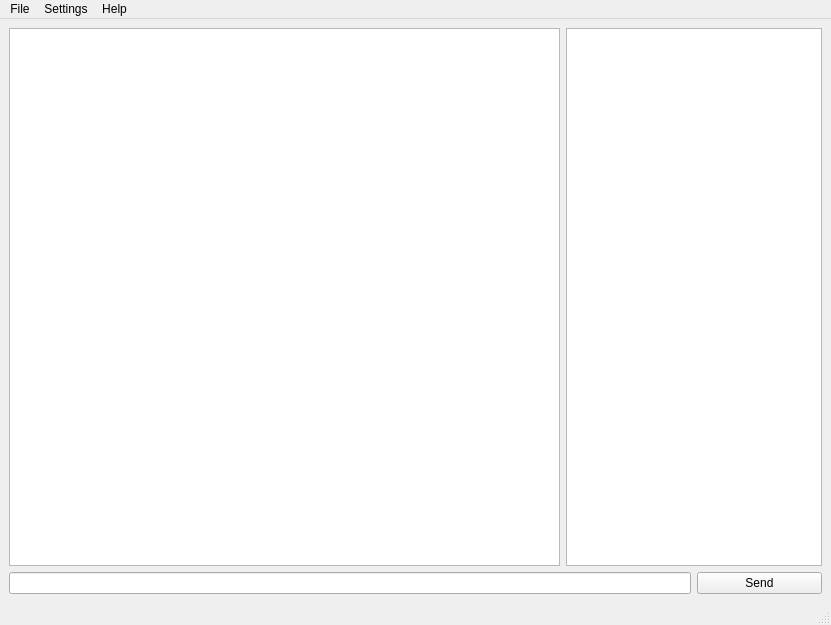
<?xml version="1.0" encoding="UTF-8"?>
<ui version="4.0">
 <class>MainWindow</class>
 <widget class="QMainWindow" name="MainWindow">
  <property name="geometry">
   <rect>
    <x>0</x>
    <y>0</y>
    <width>831</width>
    <height>625</height>
   </rect>
  </property>
  <property name="windowTitle">
   <string>MainWindow</string>
  </property>
  <widget class="QWidget" name="centralwidget">
   <layout class="QGridLayout" name="gridLayout">
    <item row="0" column="0">
     <widget class="QTextBrowser" name="messageBox"/>
    </item>
    <item row="0" column="1" colspan="2">
     <widget class="QListWidget" name="userList"/>
    </item>
    <item row="1" column="0" colspan="2">
     <widget class="QLineEdit" name="sendMessage"/>
    </item>
    <item row="1" column="2">
     <widget class="QPushButton" name="sendButton">
      <property name="text">
       <string>Send</string>
      </property>
     </widget>
    </item>
   </layout>
  </widget>
  <widget class="QMenuBar" name="menubar">
   <property name="geometry">
    <rect>
     <x>0</x>
     <y>0</y>
     <width>831</width>
     <height>22</height>
    </rect>
   </property>
   <widget class="QMenu" name="menuFile">
    <property name="title">
     <string>File</string>
    </property>
    <addaction name="actionConnect_to_server"/>
    <addaction name="actionDisconnect"/>
    <addaction name="actionSave_to_XML"/>
   </widget>
   <widget class="QMenu" name="menuSettings">
    <property name="title">
     <string>Settings</string>
    </property>
    <widget class="QMenu" name="menuChange_status">
     <property name="title">
      <string>Change status</string>
     </property>
     <addaction name="actionOnline"/>
     <addaction name="separator"/>
     <addaction name="actionDo_not_disturb"/>
     <addaction name="actionNot_here"/>
    </widget>
    <addaction name="actionChange_IP_PORT"/>
    <addaction name="actionChange_username"/>
    <addaction name="menuChange_status"/>
   </widget>
   <widget class="QMenu" name="menuHelp">
    <property name="title">
     <string>Help</string>
    </property>
    <addaction name="actionAbout"/>
   </widget>
   <addaction name="menuFile"/>
   <addaction name="menuSettings"/>
   <addaction name="menuHelp"/>
  </widget>
  <widget class="QStatusBar" name="statusbar"/>
  <action name="actionConnect_to_server">
   <property name="text">
    <string>Connect to server</string>
   </property>
  </action>
  <action name="actionDisconnect">
   <property name="text">
    <string>Disconnect</string>
   </property>
  </action>
  <action name="actionSave_to_XML">
   <property name="text">
    <string>Save to XML</string>
   </property>
  </action>
  <action name="actionAbout">
   <property name="text">
    <string>About</string>
   </property>
  </action>
  <action name="actionChange_IP_PORT">
   <property name="text">
    <string>Change IP:PORT</string>
   </property>
  </action>
  <action name="actionChange_username">
   <property name="text">
    <string>Change username</string>
   </property>
  </action>
  <action name="actionOnline">
   <property name="text">
    <string>Online</string>
   </property>
  </action>
  <action name="actionDo_not_disturb">
   <property name="text">
    <string>Do not disturb</string>
   </property>
  </action>
  <action name="actionNot_here">
   <property name="text">
    <string>Not here</string>
   </property>
  </action>
 </widget>
 <resources/>
 <connections/>
</ui>
